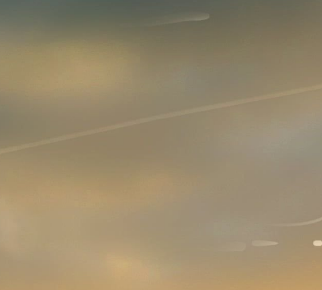
#> input picture _tests/test_alpha.png, 322 x 290 px; its folder holds only this picture in this run
$ python -i images.py   (imports and definitions only)   (older library calls are emulated)
#> lines starting #> are read from the running program, lines starting #| are printed output that depends on the picture
#> further down, picture is the input picture: shape (290, 322, 3); mean B, G, R 108, 137.2, 152.2
### _code/type_check.py
"""
DESCRIPTION:
Make it more convenient to check types
"""
# TODO: Add a is_iterable function: which would for instance accept both: list, tuples, np.ndarray etc.
# TODO: Add `assert_in` function which can check if a value is in a list/tuple
# TODO Fix the order: assert_comparison_number(rows, 1, ">=", "rows") ==> rows, ">=", 1, "rows".

from types import ModuleType
NoneType = type(None)


# General

def assert_type(to_check, expected_type, allow_none:bool=False):
    """
    Function description:
    Check object against expected type

    @param to_check: Object for type check
    @param expected_type: Expected type of `to_check`
    @param allow_none: Weather or not None is an accepted type or not
    """
#> called with allow_none = False

    if not isinstance(allow_none, bool):
        raise ValueError(f"Expected `allow_None` to by of type bool, but received type `{type(allow_none)}`")
    if (to_check is None) and (expected_type is None):
        raise TypeError(f"`None` is not a valid type. If you're trying to check if `type(to_check) == None` try set"
                        f" `expected_type=type(None)` instead.")

    is_ok = isinstance(to_check, expected_type)
#> is_ok = True
    if allow_none:
        is_ok = (to_check is None) or is_ok

    if not is_ok:
        raise TypeError(f"Expected type `{expected_type}`, but received type `{type(to_check)}`")


def assert_types(to_check:list, expected_types:list, allow_nones:list=None):
    """
    Function description:
    Check list of values against expected types

    @param to_check: List of values for type check
    @param expected_types: Expected types of `to_check`
    @param allow_nones: list of booleans or 0/1
    """

    # Checks
    assert_type(to_check, list)
    assert_type(expected_types, list)
    assert_type(allow_nones, list, allow_none=True)
    if len(to_check) != len(expected_types):
        raise ValueError("length mismatch between `to_check_values` and `expected_types`")

    # If `allow_nones` is None all values are set to False.
    if allow_nones is None:
        allow_nones = [False for _ in range(len(to_check))]
#> allow_nones = [False, False, False, False]
    else:
        if len(allow_nones) != len(to_check):
            raise ValueError("length mismatch between `to_check_values` and `allow_nones`")
        for i, element in enumerate(allow_nones):
            if element in [0, 1]:
                allow_nones[i] = element == 1 # the `== 1` is just to allow for zeros as False and ones as True

    # check if all elements are of the correct type
    for i, value in enumerate(to_check):
        assert_type(value, expected_types[i], allow_nones[i])
#> this loop made 4 passes
#> value on passes 2 to 4: 5, True, True


# [82 lines left out: functions assert_list_slow, assert_in, assert_comparison_number, not called in this run]


__all__ = [
    "assert_type",
    "assert_types",
    "assert_list_slow",
    "assert_in",
    "assert_comparison_number"
]

### _code/images.py
# TODO: Add unit tests

import numpy as _np
import type_check as _type_check
from PIL import Image as _Image
import requests as _requests
import cv2 as _cv2
import warnings as _warnings

import colors as _colors
import input_output as _input_output
import jupyter_ipython as _jupyter


# [9 lines left out: function is_ndarray_greyscale, not called in this run]


def assert_ndarray_image(image: _np.ndarray):
    """ Function description: Try and ensure that `image` is legitimate """
    _type_check.assert_type(image, _np.ndarray)
    is_greyscale = True if len(image.shape) == 2 else False
#> is_greyscale = False

    if len(image.shape) != (2 if is_greyscale else 3):
        ValueError(f"Expected 3 dimensional shape for non-greyscale image (dim1 x dim2 x channels). "
                   f"Received shape `{image.shape}`")
    if image.min() < 0:
        ValueError("Detected a negative value in np.ndarray image, this is not allowed.")

    if image.dtype != 'uint8':
        raise TypeError(f"Expected `image` to be of dtype uint8, but received `{image.dtype}`. "
                        f"If `image` is in 0.0-1.0 float format, "
                        "try casting it with: `image = (image * 255).astype(np.uint8)`.")

    if not is_greyscale:
        num_channels = image.shape[2]
#> num_channels = 3
        if num_channels not in [3, 4]:
            ValueError(f"Received an unknown number of color channels: `{num_channels}`. "
                       f"Accepted number of channels are 1, 3 and 4 (Greysacle, RGB and RGBA respectively) ")


# [187 lines left out: functions pillow_resize_image, pillow_image_to_ndarray, image_size_from_path, get_image_from_url, ndarray_image_to_pillow, ndarray_resize_image and 4 more, not called in this run]


def cv2_sobel_edge_detection(image: _np.ndarray, blur_kernel_size: int = 5,
                             horizontal: bool = True, vertical: bool = True):
    """
    Function description:
    Perform sobel edge detection on `image` according to `blur_kernel_size`.
    Support both vertical and horizontal sobel filter together or alone.

    @param image: Image in np.ndarray format
    @param blur_kernel_size: Determine kernel size (bot height and width)
    @param horizontal: If horizontal sobel
    @param vertical: If vertical sobel
    """
    # Tests
    _type_check.assert_types([image, blur_kernel_size, horizontal, vertical], [_np.ndarray, int, bool, bool])
    assert_ndarray_image(image)
    if not (horizontal or vertical):
        raise ValueError("`horizontal` and `vertical` cannot both be False")

    # Preprocess
    gray = _cv2.cvtColor(image, _cv2.COLOR_BGR2GRAY)
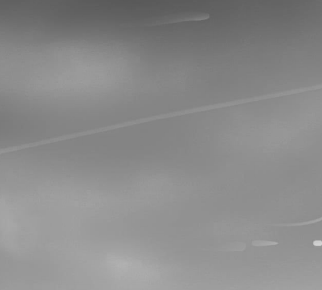
#> gray: shape (290, 322); min 88, max 212, mean 138.4
    blurred = _cv2.GaussianBlur(gray, (blur_kernel_size, blur_kernel_size), 0)

    # Sobel
    horizontal_sobel, vertical_sobel = None, None
    if horizontal:
        horizontal_sobel = _cv2.Sobel(blurred, 0, 1, 0, _cv2.CV_64F)
    if vertical:
        vertical_sobel = _cv2.Sobel(blurred, 0, 0, 1, _cv2.CV_64F)
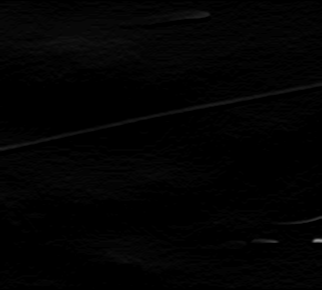
#> vertical_sobel: shape (290, 322); min 0, max 148, mean 2.6

    # Looks more mysterious then it is. Its simple away of dealing with all possible values of `horizontal` and `vertical`
    edges = _cv2.bitwise_or(horizontal_sobel if horizontal else vertical,
                            vertical_sobel if vertical else horizontal_sobel)
    return edges


# [89 lines left out: functions cv2_draw_bounding_boxes, load_image, not called in this run]

__all__ = [
    "is_ndarray_greyscale",
    "assert_ndarray_image",
    "pillow_resize_image",
    "pillow_image_to_ndarray",
    "image_size_from_path",
    "get_image_from_url",
    "ndarray_image_to_pillow",
    "ndarray_resize_image",
    "show_image",
    "show_ndarray_image",
    "ndarray_image_center",
    "cv2_cutout_square",
    "cv2_sobel_edge_detection",
    "cv2_draw_bounding_boxes",
    "load_image",
]

>>> import cv2
>>> picture = cv2.imread('../_tests/test_alpha.png')
>>> result = cv2_sobel_edge_detection(picture)
